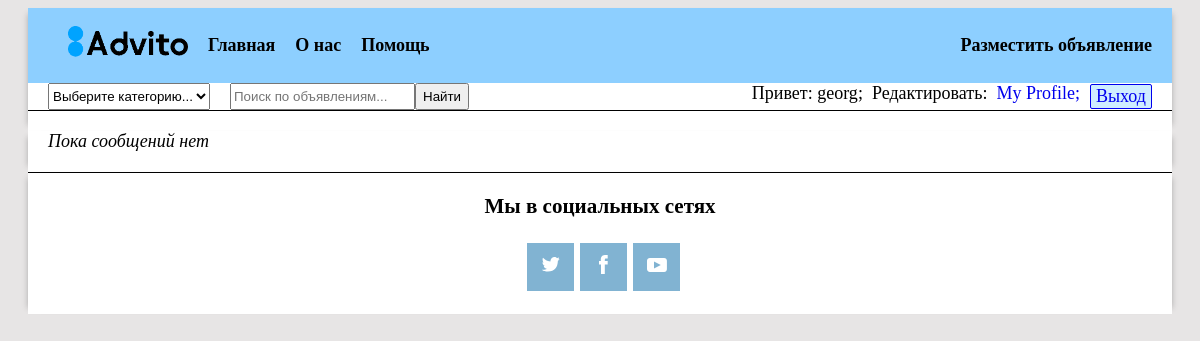
The app's page /advito/1/profile/message_to/ (signed in), older data.
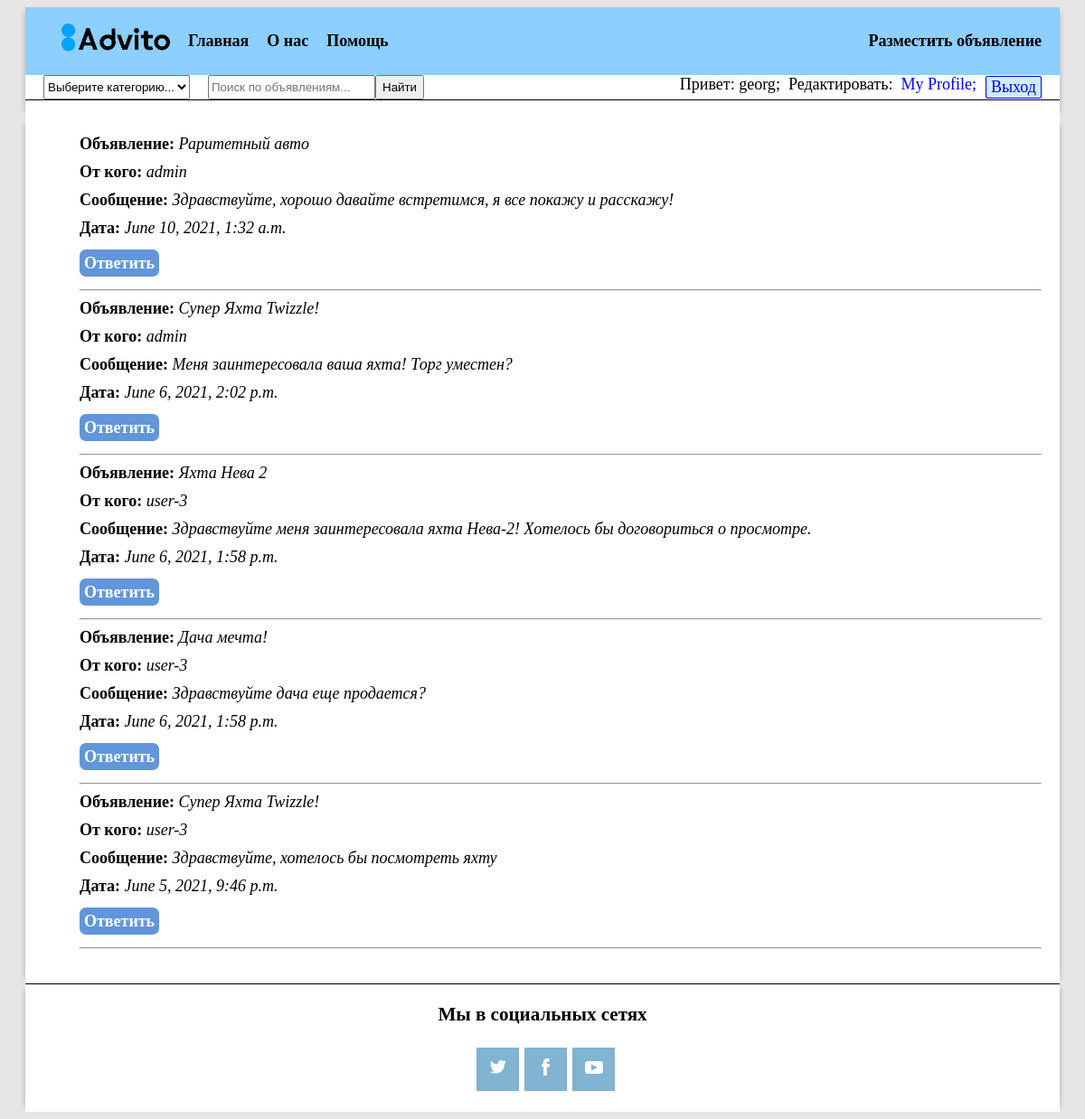
The same page, newer data.
### advito/models.py (models this page shows, shortened)
class Message(models.Model):
    author = models.ForeignKey(Profile, on_delete=models.CASCADE, verbose_name="Автор сообщения")
    to_whom = models.ForeignKey(User, on_delete=models.CASCADE, verbose_name="Кому сообщение")
    in_post = models.ForeignKey(Post, on_delete=models.CASCADE, null=True)
    text = models.TextField(verbose_name="Сообщение", blank=True, max_length=300)
    date_pub = models.DateTimeField(default=timezone.now, verbose_name="Дата создания")
    date_edit = models.DateTimeField(default=timezone.now, verbose_name="Дата редактирования")

class Post(models.Model):
    author = models.ForeignKey(User, on_delete=models.CASCADE)
    category = models.ForeignKey(CategoryPost, on_delete=models.CASCADE, verbose_name="Категория", related_name='category')
    price = models.FloatField(verbose_name="Цена", blank=True)
    name_descript = models.CharField(max_length=200,  blank=True, verbose_name="Название объявления")
    description = models.TextField(max_length=1000, blank=True, verbose_name="Описание объявления")
    image = models.ImageField(upload_to=user_directory_path, verbose_name="Фото объявления")
    date_pub = models.DateTimeField(default=timezone.now, verbose_name="Дата объявления")
    date_edit = models.DateTimeField(default=timezone.now, verbose_name="Дата редактирования")
    class Meta:
        ordering=['-date_pub']

class Profile(models.Model):
    user = models.OneToOneField(User, on_delete=models.CASCADE, related_name='user_profile')
    birth_date = models.DateField(verbose_name='Дата рождения', blank=True, null=True, validators=[validate_birth_date])
    about = models.TextField(verbose_name="Информация о пользователе", blank=True, max_length=300)
    phone = models.CharField(verbose_name="Телефон", null=True, blank=True, max_length=50)
    avatar = models.ImageField(verbose_name="Фото пользователя", upload_to=user_avatar_path)
    town = models.CharField(verbose_name="Город", null=True, blank=True, max_length=30)
    subscribers = models.ManyToManyField(User, blank=True, verbose_name="Подписчики пользователя", related_name='subscribers')
    def __str__(self):
        return f'{self.user}'

### advito/views_auth.py (the view)
# urls.py: path('<int:user_id>/profile/message_to/', views_auth.MessageToProfileView.as_view(), name='message_to_profile'),
class MessageToProfileView(ListView):
    model = Message
    categories= CategoryPost.objects.all()
    template_name = 'my_auth/message_to_profile.html'
    context = {}
    def get(self, request, *args, **kwargs):
        user_id = request.user.id
        if self.request.user.is_authenticated:
            messages = self.model.objects.filter(
                to_whom=user_id,
                date_pub__year=2021
            ).order_by('-date_pub')
            self.context['messages'] = messages
            self.context['categories'] = self.categories
        return render(request, self.template_name, self.context)

### advito/templates/my_auth/message_to_profile.html (shortened to what this page needs)
{% extends 'base.html' %}
{% block content %}
  <div class="message-to-profile">
    {% if messages %}
      <ul class="messages-to">
        {% for message in messages %}
          <li class="message">
            <p class="message__name">Объявление: <i class="message__name_text">{{ message.in_post.name_descript }}</i></p>
            <p class="message__name">От кого: <i class="message__name_text">{{ message.author }}</i></p>
            <p class="message__name">Сообщение: <i class="message__name_text">{{ message.text }}</i></p>
            <p class="message__name">Дата: <i class="message__name_text">{{ message.date_pub }}</i></p>
          </li>
          <p><a class="message-button" href="{% url 'advito:post_message_reply' message.in_post.id message.id %}">Ответить</a></p>
          <hr>
        {% endfor %}
      </ul>
    {% else %}
      <i>Пока сообщений нет</i>
    {% endif %}
  </div>
{% endblock  %}

Row changes from the older to the newer data that the page shows:
added Message: in_post.name_descript "Раритетный авто", author "admin", text "Здравствуйте, хорошо давайте встретимся, я все покажу и расскажу!", date_pub "June 10, 2021, 1:32 a.m."
added Message: in_post.name_descript "Супер Яхта Twizzle!", author "admin", text "Меня заинтересовала ваша яхта! Торг уместен?", date_pub "June 6, 2021, 2:02 p.m."
added Message: in_post.name_descript "Яхта Нева 2", author "user-3", text "Здравствуйте меня заинтересовала яхта Нева-2! Хотелось бы договориться о просмотре.", date_pub "June 6, 2021, 1:58 p.m."
added Message: in_post.name_descript "Дача мечта!", author "user-3", text "Здравствуйте дача еще продается?", date_pub "June 6, 2021, 1:58 p.m."
added Message: in_post.name_descript "Супер Яхта Twizzle!", author "user-3", text "Здравствуйте, хотелось бы посмотреть яхту", date_pub "June 5, 2021, 9:46 p.m."
Text that changed along with them:
text no longer shown: "Пока сообщений нет"
